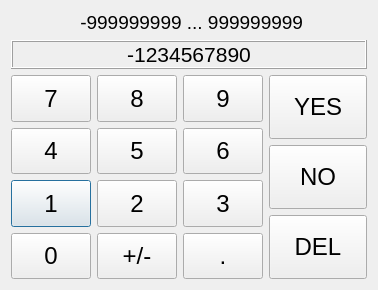
<?xml version="1.0" encoding="UTF-8"?>
<ui version="4.0">
 <class>Numpad</class>
 <widget class="QDialog" name="Numpad">
  <property name="windowModality">
   <enum>Qt::ApplicationModal</enum>
  </property>
  <property name="geometry">
   <rect>
    <x>0</x>
    <y>0</y>
    <width>378</width>
    <height>290</height>
   </rect>
  </property>
  <property name="sizePolicy">
   <sizepolicy hsizetype="Fixed" vsizetype="Fixed">
    <horstretch>0</horstretch>
    <verstretch>0</verstretch>
   </sizepolicy>
  </property>
  <property name="maximumSize">
   <size>
    <width>400</width>
    <height>290</height>
   </size>
  </property>
  <property name="windowTitle">
   <string>Numpad</string>
  </property>
  <layout class="QGridLayout" name="gridLayout_2">
   <item row="2" column="0" rowspan="3">
    <layout class="QGridLayout" name="grid_layout">
     <item row="2" column="0">
      <widget class="QPushButton" name="pb1">
       <property name="sizePolicy">
        <sizepolicy hsizetype="MinimumExpanding" vsizetype="MinimumExpanding">
         <horstretch>0</horstretch>
         <verstretch>0</verstretch>
        </sizepolicy>
       </property>
       <property name="font">
        <font>
         <pointsize>18</pointsize>
        </font>
       </property>
       <property name="text">
        <string>1</string>
       </property>
      </widget>
     </item>
     <item row="3" column="0">
      <widget class="QPushButton" name="pb0">
       <property name="sizePolicy">
        <sizepolicy hsizetype="MinimumExpanding" vsizetype="MinimumExpanding">
         <horstretch>0</horstretch>
         <verstretch>0</verstretch>
        </sizepolicy>
       </property>
       <property name="font">
        <font>
         <pointsize>18</pointsize>
        </font>
       </property>
       <property name="text">
        <string>0</string>
       </property>
      </widget>
     </item>
     <item row="3" column="1">
      <widget class="QPushButton" name="pb_sign">
       <property name="sizePolicy">
        <sizepolicy hsizetype="MinimumExpanding" vsizetype="MinimumExpanding">
         <horstretch>0</horstretch>
         <verstretch>0</verstretch>
        </sizepolicy>
       </property>
       <property name="font">
        <font>
         <pointsize>18</pointsize>
        </font>
       </property>
       <property name="text">
        <string>+/-</string>
       </property>
      </widget>
     </item>
     <item row="3" column="2">
      <widget class="QPushButton" name="pb_pnt">
       <property name="sizePolicy">
        <sizepolicy hsizetype="MinimumExpanding" vsizetype="MinimumExpanding">
         <horstretch>0</horstretch>
         <verstretch>0</verstretch>
        </sizepolicy>
       </property>
       <property name="font">
        <font>
         <pointsize>18</pointsize>
        </font>
       </property>
       <property name="text">
        <string>.</string>
       </property>
      </widget>
     </item>
     <item row="1" column="1">
      <widget class="QPushButton" name="pb5">
       <property name="sizePolicy">
        <sizepolicy hsizetype="MinimumExpanding" vsizetype="MinimumExpanding">
         <horstretch>0</horstretch>
         <verstretch>0</verstretch>
        </sizepolicy>
       </property>
       <property name="font">
        <font>
         <pointsize>18</pointsize>
        </font>
       </property>
       <property name="text">
        <string>5</string>
       </property>
      </widget>
     </item>
     <item row="0" column="1">
      <widget class="QPushButton" name="pb8">
       <property name="sizePolicy">
        <sizepolicy hsizetype="MinimumExpanding" vsizetype="MinimumExpanding">
         <horstretch>0</horstretch>
         <verstretch>0</verstretch>
        </sizepolicy>
       </property>
       <property name="font">
        <font>
         <pointsize>18</pointsize>
        </font>
       </property>
       <property name="text">
        <string>8</string>
       </property>
      </widget>
     </item>
     <item row="0" column="2">
      <widget class="QPushButton" name="pb9">
       <property name="sizePolicy">
        <sizepolicy hsizetype="MinimumExpanding" vsizetype="MinimumExpanding">
         <horstretch>0</horstretch>
         <verstretch>0</verstretch>
        </sizepolicy>
       </property>
       <property name="font">
        <font>
         <pointsize>18</pointsize>
        </font>
       </property>
       <property name="text">
        <string>9</string>
       </property>
      </widget>
     </item>
     <item row="1" column="0">
      <widget class="QPushButton" name="pb4">
       <property name="sizePolicy">
        <sizepolicy hsizetype="MinimumExpanding" vsizetype="MinimumExpanding">
         <horstretch>0</horstretch>
         <verstretch>0</verstretch>
        </sizepolicy>
       </property>
       <property name="font">
        <font>
         <pointsize>18</pointsize>
        </font>
       </property>
       <property name="text">
        <string>4</string>
       </property>
      </widget>
     </item>
     <item row="2" column="1">
      <widget class="QPushButton" name="pb2">
       <property name="sizePolicy">
        <sizepolicy hsizetype="MinimumExpanding" vsizetype="MinimumExpanding">
         <horstretch>0</horstretch>
         <verstretch>0</verstretch>
        </sizepolicy>
       </property>
       <property name="font">
        <font>
         <pointsize>18</pointsize>
        </font>
       </property>
       <property name="text">
        <string>2</string>
       </property>
      </widget>
     </item>
     <item row="1" column="2">
      <widget class="QPushButton" name="pb6">
       <property name="sizePolicy">
        <sizepolicy hsizetype="MinimumExpanding" vsizetype="MinimumExpanding">
         <horstretch>0</horstretch>
         <verstretch>0</verstretch>
        </sizepolicy>
       </property>
       <property name="font">
        <font>
         <pointsize>18</pointsize>
        </font>
       </property>
       <property name="text">
        <string>6</string>
       </property>
      </widget>
     </item>
     <item row="2" column="2">
      <widget class="QPushButton" name="pb3">
       <property name="sizePolicy">
        <sizepolicy hsizetype="MinimumExpanding" vsizetype="MinimumExpanding">
         <horstretch>0</horstretch>
         <verstretch>0</verstretch>
        </sizepolicy>
       </property>
       <property name="font">
        <font>
         <pointsize>18</pointsize>
        </font>
       </property>
       <property name="text">
        <string>3</string>
       </property>
      </widget>
     </item>
     <item row="0" column="0">
      <widget class="QPushButton" name="pb7">
       <property name="sizePolicy">
        <sizepolicy hsizetype="MinimumExpanding" vsizetype="MinimumExpanding">
         <horstretch>0</horstretch>
         <verstretch>0</verstretch>
        </sizepolicy>
       </property>
       <property name="font">
        <font>
         <pointsize>18</pointsize>
        </font>
       </property>
       <property name="text">
        <string>7</string>
       </property>
      </widget>
     </item>
    </layout>
   </item>
   <item row="2" column="1">
    <widget class="QPushButton" name="pb_yes">
     <property name="sizePolicy">
      <sizepolicy hsizetype="MinimumExpanding" vsizetype="MinimumExpanding">
       <horstretch>0</horstretch>
       <verstretch>0</verstretch>
      </sizepolicy>
     </property>
     <property name="font">
      <font>
       <pointsize>18</pointsize>
      </font>
     </property>
     <property name="text">
      <string>YES</string>
     </property>
    </widget>
   </item>
   <item row="3" column="1">
    <widget class="QPushButton" name="pb_no">
     <property name="sizePolicy">
      <sizepolicy hsizetype="MinimumExpanding" vsizetype="MinimumExpanding">
       <horstretch>0</horstretch>
       <verstretch>0</verstretch>
      </sizepolicy>
     </property>
     <property name="font">
      <font>
       <pointsize>18</pointsize>
      </font>
     </property>
     <property name="text">
      <string>NO</string>
     </property>
    </widget>
   </item>
   <item row="4" column="1">
    <widget class="QPushButton" name="pb_del">
     <property name="sizePolicy">
      <sizepolicy hsizetype="MinimumExpanding" vsizetype="MinimumExpanding">
       <horstretch>0</horstretch>
       <verstretch>0</verstretch>
      </sizepolicy>
     </property>
     <property name="font">
      <font>
       <pointsize>18</pointsize>
      </font>
     </property>
     <property name="text">
      <string>DEL</string>
     </property>
    </widget>
   </item>
   <item row="0" column="0" colspan="2">
    <widget class="QLabel" name="lab_rng">
     <property name="font">
      <font>
       <pointsize>14</pointsize>
      </font>
     </property>
     <property name="text">
      <string> -999999999 ... 999999999</string>
     </property>
     <property name="alignment">
      <set>Qt::AlignCenter</set>
     </property>
    </widget>
   </item>
   <item row="1" column="0" colspan="2">
    <widget class="QLabel" name="lab_val">
     <property name="font">
      <font>
       <pointsize>16</pointsize>
      </font>
     </property>
     <property name="frameShape">
      <enum>QFrame::Box</enum>
     </property>
     <property name="frameShadow">
      <enum>QFrame::Raised</enum>
     </property>
     <property name="text">
      <string>-1234567890</string>
     </property>
     <property name="alignment">
      <set>Qt::AlignCenter</set>
     </property>
    </widget>
   </item>
  </layout>
 </widget>
 <resources/>
 <connections/>
</ui>
